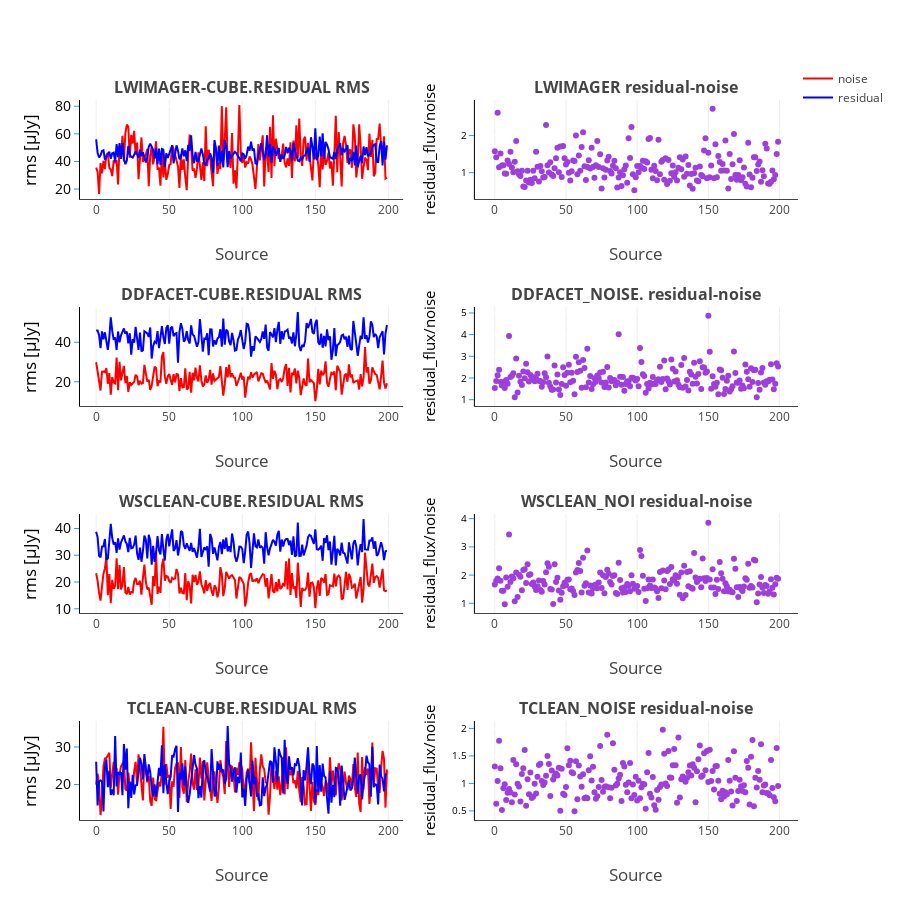

The cell this chart's notebook holds for it:
### Code cell
data = []
im_titles =[]
TO_MICRO = 1E6

for residual_image, noise_image in res_noise_images.items():
    header1 = residual_image[:-5][23:]
    header2 = noise_image[:-17][:]
    im_titles.append('<b>{:s} RMS</b>'.format(header1.upper()))
    im_titles.append('<b>{:s} residual-noise</b>'.format(header2.upper()))

fig = tools.make_subplots(rows=len(res_noise_images), cols=2, shared_yaxes=False, print_grid=False,
                          #horizontal_spacing = 0.25,
                          vertical_spacing = 0.15,
                          subplot_titles=im_titles)
i=0
j=0
counter = 0
for residual_image, noise_image in res_noise_images.items():
    counter+=1
    rmss = []
    residuals = []
    res_noise_ratio = []
    imager = residual_image
    k = 0
    for res_src in res[imager]:
        residuals.append(res_src[0])
        rmss.append(res_src[1])
        res_noise_ratio.append(res_src[2])
        k += 1
    fig.append_trace(go.Scatter(x=range(len(rmss)), y=np.array(rmss)*TO_MICRO, mode = 'lines',
                                showlegend=True if i == 0 else False,
                                text = name_labels, name = 'noise',
                                marker = dict(color = 'rgb(255,0,0)'),
                                error_y=dict(type='data', #array=SCALE_ERR,
                                             color='rgb(158, 63, 221)', visible=True)), i+1, 1)
    fig.append_trace(go.Scatter(x=range(len(rmss)), y=np.array(residuals)*TO_MICRO, mode = 'lines',
                                showlegend=True if i == 0 else False,
                                text = name_labels, name = 'residual',
                                marker = dict(color='rgb(0,0,255)'),
                                error_y=dict(type='data', #array=SCALE_ERR,
                                             color='rgb(158, 63, 221)', visible=True)), i+1, 1)
    fig.append_trace(go.Scatter(x=range(len(rmss)), y=np.array(res_noise_ratio),
                                mode = 'markers', showlegend=False,
                                text = name_labels,# name = '%s flux_ratio' % imager,
                                 marker = dict(color='rgb(158, 63, 221)'),
                                error_y=dict(type='data',
                                             color='rgb(158, 63, 221)', visible=True)), i+1, 2)
    pi,sin,cos = np.pi,np.sin,np.cos
    fig['layout'].update(title='', height=900, width=900,
                         paper_bgcolor='rgb(255,255,255)', #plot_bgcolor='rgb(229,229,229)',
                         legend=dict(xanchor=True, x=1.0,y=1.05)
                        )
    fig['layout'].update(
        {'yaxis{}'.format(counter+i):YAxis(title=u'rms [μJy]',gridcolor='rgb(255,255,255)',
                                           color='rgb(0,0,0)',
        #range=[1,10],
        tickfont=dict(size=14, color='rgb(0,0,0)'),
        titlefont=dict(size=17),
        showgrid=True,
        showline=True,
        showticklabels=True,
        tickcolor='rgb(51,153,225)',
        ticks='outside',
        zeroline=False)})
    fig['layout'].update(
        {'yaxis{}'.format(counter+i+1):YAxis(title='residual_flux/noise',gridcolor='rgb(255,255,255)',
                                             color='rgb(0,0,0)',
                                             range=res_axis_min_max if _scaley.value else [],
        #range=[1,10],
        tickfont=dict(size=10, color='rgb(0,0,0)'),
        titlefont=dict(size=15),
        showgrid=True,
        showline=True,
        showticklabels=True,
        tickcolor='rgb(51,153,225)',
        ticks='outside',
        zeroline=False)})
    fig['layout'].update({'xaxis{}'.format(counter+i):XAxis(title='Source',
                                                            titlefont=dict(size=17),
                                                            showline=True,
                                                            zeroline=False, position=0.0, overlaying='x',)})
    fig['layout'].update({'xaxis{}'.format(counter+i+1):XAxis(title='Source',
                                                              titlefont=dict(size=17),
                                                              showline=True,
                                                              zeroline=False)}# domain=[0.505, 0.8])}
        )
    i+=1
    j+=0.285
py.iplot(fig, filename='make-subplots-multiple-with-titles')

### Figure 1 — Plotly figure (JSON) as saved in the notebook; plotly's stock layout.template omitted (floating-point values rounded to 4 significant figures; data arrays with more than 128 entries replaced by an {"elided": "..."} marker saying what was removed)
{"data": [{"error_y": {"color": "rgb(158, 63, 221)", "type": "data", "visible": true}, "marker": {"color": "rgb(255,0,0)"}, "mode": "lines", "name": "noise", "showlegend": true, "text": ["bq271", "bn012", "T032a", "bm323", "ce121", "ai091a", "Z182", "ca181", "F331", "M043a", "cd071", "cf102", "ag223", "be122", "bs132", "bg351", "I001", "br052", "bx222", "R062", "bd052", "ab203", "N212", "by032", "ak251", "af313", "au153", "ac301", "A290", "ah071", "M043", "cg121", "cc342", "bc013", "al041", "ax213", "ax213a", "az321", "ar351", "B332", "cb291", "ao122", "D032", "Y270", "X110", "aq242", "as082", "K221", "V211", "bv291", "H342", "ae331", "ai091", "aj052", "ad112", "W261", "S292", "L081", "av292", "ay002", "T032", "P142", "bl101", "U352", "G213", "E110", "aw032", "C192", "bu033", "aa231", "J241", "O281", "bb012", "at011", "ap042", "am062", "bi032", "bh041", "Q311", "an091", "bk193", "bt291", "ba002", "bj352", "bp222", "bz061", "bf020", "bw332", "bo031"], "type": "scatter", "x": {"elided": "200 int values"}, "xaxis": "x1", "y": {"elided": "200 float values"}, "yaxis": "y1"}, {"error_y": {"color": "rgb(158, 63, 221)", "type": "data", "visible": true}, "marker": {"color": "rgb(0,0,255)"}, "mode": "lines", "name": "residual", "showlegend": true, "text": ["bq271", "bn012", "T032a", "bm323", "ce121", "ai091a", "Z182", "ca181", "F331", "M043a", "cd071", "cf102", "ag223", "be122", "bs132", "bg351", "I001", "br052", "bx222", "R062", "bd052", "ab203", "N212", "by032", "ak251", "af313", "au153", "ac301", "A290", "ah071", "M043", "cg121", "cc342", "bc013", "al041", "ax213", "ax213a", "az321", "ar351", "B332", "cb291", "ao122", "D032", "Y270", "X110", "aq242", "as082", "K221", "V211", "bv291", "H342", "ae331", "ai091", "aj052", "ad112", "W261", "S292", "L081", "av292", "ay002", "T032", "P142", "bl101", "U352", "G213", "E110", "aw032", "C192", "bu033", "aa231", "J241", "O281", "bb012", "at011", "ap042", "am062", "bi032", "bh041", "Q311", "an091", "bk193", "bt291", "ba002", "bj352", "bp222", "bz061", "bf020", "bw332", "bo031"], "type": "scatter", "x": {"elided": "200 int values"}, "xaxis": "x1", "y": {"elided": "200 float values"}, "yaxis": "y1"}, {"error_y": {"color": "rgb(158, 63, 221)", "type": "data", "visible": true}, "marker": {"color": "rgb(158, 63, 221)"}, "mode": "markers", "showlegend": false, "text": ["bq271", "bn012", "T032a", "bm323", "ce121", "ai091a", "Z182", "ca181", "F331", "M043a", "cd071", "cf102", "ag223", "be122", "bs132", "bg351", "I001", "br052", "bx222", "R062", "bd052", "ab203", "N212", "by032", "ak251", "af313", "au153", "ac301", "A290", "ah071", "M043", "cg121", "cc342", "bc013", "al041", "ax213", "ax213a", "az321", "ar351", "B332", "cb291", "ao122", "D032", "Y270", "X110", "aq242", "as082", "K221", "V211", "bv291", "H342", "ae331", "ai091", "aj052", "ad112", "W261", "S292", "L081", "av292", "ay002", "T032", "P142", "bl101", "U352", "G213", "E110", "aw032", "C192", "bu033", "aa231", "J241", "O281", "bb012", "at011", "ap042", "am062", "bi032", "bh041", "Q311", "an091", "bk193", "bt291", "ba002", "bj352", "bp222", "bz061", "bf020", "bw332", "bo031"], "type": "scatter", "x": {"elided": "200 int values"}, "xaxis": "x2", "y": {"elided": "200 float values"}, "yaxis": "y2"}, {"error_y": {"color": "rgb(158, 63, 221)", "type": "data", "visible": true}, "marker": {"color": "rgb(255,0,0)"}, "mode": "lines", "name": "noise", "showlegend": false, "text": ["bq271", "bn012", "T032a", "bm323", "ce121", "ai091a", "Z182", "ca181", "F331", "M043a", "cd071", "cf102", "ag223", "be122", "bs132", "bg351", "I001", "br052", "bx222", "R062", "bd052", "ab203", "N212", "by032", "ak251", "af313", "au153", "ac301", "A290", "ah071", "M043", "cg121", "cc342", "bc013", "al041", "ax213", "ax213a", "az321", "ar351", "B332", "cb291", "ao122", "D032", "Y270", "X110", "aq242", "as082", "K221", "V211", "bv291", "H342", "ae331", "ai091", "aj052", "ad112", "W261", "S292", "L081", "av292", "ay002", "T032", "P142", "bl101", "U352", "G213", "E110", "aw032", "C192", "bu033", "aa231", "J241", "O281", "bb012", "at011", "ap042", "am062", "bi032", "bh041", "Q311", "an091", "bk193", "bt291", "ba002", "bj352", "bp222", "bz061", "bf020", "bw332", "bo031"], "type": "scatter", "x": {"elided": "200 int values"}, "xaxis": "x3", "y": {"elided": "200 float values"}, "yaxis": "y3"}, {"error_y": {"color": "rgb(158, 63, 221)", "type": "data", "visible": true}, "marker": {"color": "rgb(0,0,255)"}, "mode": "lines", "name": "residual", "showlegend": false, "text": ["bq271", "bn012", "T032a", "bm323", "ce121", "ai091a", "Z182", "ca181", "F331", "M043a", "cd071", "cf102", "ag223", "be122", "bs132", "bg351", "I001", "br052", "bx222", "R062", "bd052", "ab203", "N212", "by032", "ak251", "af313", "au153", "ac301", "A290", "ah071", "M043", "cg121", "cc342", "bc013", "al041", "ax213", "ax213a", "az321", "ar351", "B332", "cb291", "ao122", "D032", "Y270", "X110", "aq242", "as082", "K221", "V211", "bv291", "H342", "ae331", "ai091", "aj052", "ad112", "W261", "S292", "L081", "av292", "ay002", "T032", "P142", "bl101", "U352", "G213", "E110", "aw032", "C192", "bu033", "aa231", "J241", "O281", "bb012", "at011", "ap042", "am062", "bi032", "bh041", "Q311", "an091", "bk193", "bt291", "ba002", "bj352", "bp222", "bz061", "bf020", "bw332", "bo031"], "type": "scatter", "x": {"elided": "200 int values"}, "xaxis": "x3", "y": {"elided": "200 float values"}, "yaxis": "y3"}, {"error_y": {"color": "rgb(158, 63, 221)", "type": "data", "visible": true}, "marker": {"color": "rgb(158, 63, 221)"}, "mode": "markers", "showlegend": false, "text": ["bq271", "bn012", "T032a", "bm323", "ce121", "ai091a", "Z182", "ca181", "F331", "M043a", "cd071", "cf102", "ag223", "be122", "bs132", "bg351", "I001", "br052", "bx222", "R062", "bd052", "ab203", "N212", "by032", "ak251", "af313", "au153", "ac301", "A290", "ah071", "M043", "cg121", "cc342", "bc013", "al041", "ax213", "ax213a", "az321", "ar351", "B332", "cb291", "ao122", "D032", "Y270", "X110", "aq242", "as082", "K221", "V211", "bv291", "H342", "ae331", "ai091", "aj052", "ad112", "W261", "S292", "L081", "av292", "ay002", "T032", "P142", "bl101", "U352", "G213", "E110", "aw032", "C192", "bu033", "aa231", "J241", "O281", "bb012", "at011", "ap042", "am062", "bi032", "bh041", "Q311", "an091", "bk193", "bt291", "ba002", "bj352", "bp222", "bz061", "bf020", "bw332", "bo031"], "type": "scatter", "x": {"elided": "200 int values"}, "xaxis": "x4", "y": {"elided": "200 float values"}, "yaxis": "y4"}, {"error_y": {"color": "rgb(158, 63, 221)", "type": "data", "visible": true}, "marker": {"color": "rgb(255,0,0)"}, "mode": "lines", "name": "noise", "showlegend": false, "text": ["bq271", "bn012", "T032a", "bm323", "ce121", "ai091a", "Z182", "ca181", "F331", "M043a", "cd071", "cf102", "ag223", "be122", "bs132", "bg351", "I001", "br052", "bx222", "R062", "bd052", "ab203", "N212", "by032", "ak251", "af313", "au153", "ac301", "A290", "ah071", "M043", "cg121", "cc342", "bc013", "al041", "ax213", "ax213a", "az321", "ar351", "B332", "cb291", "ao122", "D032", "Y270", "X110", "aq242", "as082", "K221", "V211", "bv291", "H342", "ae331", "ai091", "aj052", "ad112", "W261", "S292", "L081", "av292", "ay002", "T032", "P142", "bl101", "U352", "G213", "E110", "aw032", "C192", "bu033", "aa231", "J241", "O281", "bb012", "at011", "ap042", "am062", "bi032", "bh041", "Q311", "an091", "bk193", "bt291", "ba002", "bj352", "bp222", "bz061", "bf020", "bw332", "bo031"], "type": "scatter", "x": {"elided": "200 int values"}, "xaxis": "x5", "y": {"elided": "200 float values"}, "yaxis": "y5"}, {"error_y": {"color": "rgb(158, 63, 221)", "type": "data", "visible": true}, "marker": {"color": "rgb(0,0,255)"}, "mode": "lines", "name": "residual", "showlegend": false, "text": ["bq271", "bn012", "T032a", "bm323", "ce121", "ai091a", "Z182", "ca181", "F331", "M043a", "cd071", "cf102", "ag223", "be122", "bs132", "bg351", "I001", "br052", "bx222", "R062", "bd052", "ab203", "N212", "by032", "ak251", "af313", "au153", "ac301", "A290", "ah071", "M043", "cg121", "cc342", "bc013", "al041", "ax213", "ax213a", "az321", "ar351", "B332", "cb291", "ao122", "D032", "Y270", "X110", "aq242", "as082", "K221", "V211", "bv291", "H342", "ae331", "ai091", "aj052", "ad112", "W261", "S292", "L081", "av292", "ay002", "T032", "P142", "bl101", "U352", "G213", "E110", "aw032", "C192", "bu033", "aa231", "J241", "O281", "bb012", "at011", "ap042", "am062", "bi032", "bh041", "Q311", "an091", "bk193", "bt291", "ba002", "bj352", "bp222", "bz061", "bf020", "bw332", "bo031"], "type": "scatter", "x": {"elided": "200 int values"}, "xaxis": "x5", "y": {"elided": "200 float values"}, "yaxis": "y5"}, {"error_y": {"color": "rgb(158, 63, 221)", "type": "data", "visible": true}, "marker": {"color": "rgb(158, 63, 221)"}, "mode": "markers", "showlegend": false, "text": ["bq271", "bn012", "T032a", "bm323", "ce121", "ai091a", "Z182", "ca181", "F331", "M043a", "cd071", "cf102", "ag223", "be122", "bs132", "bg351", "I001", "br052", "bx222", "R062", "bd052", "ab203", "N212", "by032", "ak251", "af313", "au153", "ac301", "A290", "ah071", "M043", "cg121", "cc342", "bc013", "al041", "ax213", "ax213a", "az321", "ar351", "B332", "cb291", "ao122", "D032", "Y270", "X110", "aq242", "as082", "K221", "V211", "bv291", "H342", "ae331", "ai091", "aj052", "ad112", "W261", "S292", "L081", "av292", "ay002", "T032", "P142", "bl101", "U352", "G213", "E110", "aw032", "C192", "bu033", "aa231", "J241", "O281", "bb012", "at011", "ap042", "am062", "bi032", "bh041", "Q311", "an091", "bk193", "bt291", "ba002", "bj352", "bp222", "bz061", "bf020", "bw332", "bo031"], "type": "scatter", "x": {"elided": "200 int values"}, "xaxis": "x6", "y": {"elided": "200 float values"}, "yaxis": "y6"}, {"error_y": {"color": "rgb(158, 63, 221)", "type": "data", "visible": true}, "marker": {"color": "rgb(255,0,0)"}, "mode": "lines", "name": "noise", "showlegend": false, "text": ["bq271", "bn012", "T032a", "bm323", "ce121", "ai091a", "Z182", "ca181", "F331", "M043a", "cd071", "cf102", "ag223", "be122", "bs132", "bg351", "I001", "br052", "bx222", "R062", "bd052", "ab203", "N212", "by032", "ak251", "af313", "au153", "ac301", "A290", "ah071", "M043", "cg121", "cc342", "bc013", "al041", "ax213", "ax213a", "az321", "ar351", "B332", "cb291", "ao122", "D032", "Y270", "X110", "aq242", "as082", "K221", "V211", "bv291", "H342", "ae331", "ai091", "aj052", "ad112", "W261", "S292", "L081", "av292", "ay002", "T032", "P142", "bl101", "U352", "G213", "E110", "aw032", "C192", "bu033", "aa231", "J241", "O281", "bb012", "at011", "ap042", "am062", "bi032", "bh041", "Q311", "an091", "bk193", "bt291", "ba002", "bj352", "bp222", "bz061", "bf020", "bw332", "bo031"], "type": "scatter", "x": {"elided": "200 int values"}, "xaxis": "x7", "y": {"elided": "200 float values"}, "yaxis": "y7"}, {"error_y": {"color": "rgb(158, 63, 221)", "type": "data", "visible": true}, "marker": {"color": "rgb(0,0,255)"}, "mode": "lines", "name": "residual", "showlegend": false, "text": ["bq271", "bn012", "T032a", "bm323", "ce121", "ai091a", "Z182", "ca181", "F331", "M043a", "cd071", "cf102", "ag223", "be122", "bs132", "bg351", "I001", "br052", "bx222", "R062", "bd052", "ab203", "N212", "by032", "ak251", "af313", "au153", "ac301", "A290", "ah071", "M043", "cg121", "cc342", "bc013", "al041", "ax213", "ax213a", "az321", "ar351", "B332", "cb291", "ao122", "D032", "Y270", "X110", "aq242", "as082", "K221", "V211", "bv291", "H342", "ae331", "ai091", "aj052", "ad112", "W261", "S292", "L081", "av292", "ay002", "T032", "P142", "bl101", "U352", "G213", "E110", "aw032", "C192", "bu033", "aa231", "J241", "O281", "bb012", "at011", "ap042", "am062", "bi032", "bh041", "Q311", "an091", "bk193", "bt291", "ba002", "bj352", "bp222", "bz061", "bf020", "bw332", "bo031"], "type": "scatter", "x": {"elided": "200 int values"}, "xaxis": "x7", "y": {"elided": "200 float values"}, "yaxis": "y7"}, {"error_y": {"color": "rgb(158, 63, 221)", "type": "data", "visible": true}, "marker": {"color": "rgb(158, 63, 221)"}, "mode": "markers", "showlegend": false, "text": ["bq271", "bn012", "T032a", "bm323", "ce121", "ai091a", "Z182", "ca181", "F331", "M043a", "cd071", "cf102", "ag223", "be122", "bs132", "bg351", "I001", "br052", "bx222", "R062", "bd052", "ab203", "N212", "by032", "ak251", "af313", "au153", "ac301", "A290", "ah071", "M043", "cg121", "cc342", "bc013", "al041", "ax213", "ax213a", "az321", "ar351", "B332", "cb291", "ao122", "D032", "Y270", "X110", "aq242", "as082", "K221", "V211", "bv291", "H342", "ae331", "ai091", "aj052", "ad112", "W261", "S292", "L081", "av292", "ay002", "T032", "P142", "bl101", "U352", "G213", "E110", "aw032", "C192", "bu033", "aa231", "J241", "O281", "bb012", "at011", "ap042", "am062", "bi032", "bh041", "Q311", "an091", "bk193", "bt291", "ba002", "bj352", "bp222", "bz061", "bf020", "bw332", "bo031"], "type": "scatter", "x": {"elided": "200 int values"}, "xaxis": "x8", "y": {"elided": "200 float values"}, "yaxis": "y8"}], "layout": {"annotations": [{"font": {"size": 16}, "showarrow": false, "text": "<b>LWIMAGER-CUBE.RESIDUAL RMS</b>", "x": 0.225, "xanchor": "center", "xref": "paper", "y": 1, "yanchor": "bottom", "yref": "paper"}, {"font": {"size": 16}, "showarrow": false, "text": "<b>LWIMAGER residual-noise</b>", "x": 0.775, "xanchor": "center", "xref": "paper", "y": 1, "yanchor": "bottom", "yref": "paper"}, {"font": {"size": 16}, "showarrow": false, "text": "<b>DDFACET-CUBE.RESIDUAL RMS</b>", "x": 0.225, "xanchor": "center", "xref": "paper", "y": 0.7125, "yanchor": "bottom", "yref": "paper"}, {"font": {"size": 16}, "showarrow": false, "text": "<b>DDFACET_NOISE. residual-noise</b>", "x": 0.775, "xanchor": "center", "xref": "paper", "y": 0.7125, "yanchor": "bottom", "yref": "paper"}, {"font": {"size": 16}, "showarrow": false, "text": "<b>WSCLEAN-CUBE.RESIDUAL RMS</b>", "x": 0.225, "xanchor": "center", "xref": "paper", "y": 0.425, "yanchor": "bottom", "yref": "paper"}, {"font": {"size": 16}, "showarrow": false, "text": "<b>WSCLEAN_NOI residual-noise</b>", "x": 0.775, "xanchor": "center", "xref": "paper", "y": 0.425, "yanchor": "bottom", "yref": "paper"}, {"font": {"size": 16}, "showarrow": false, "text": "<b>TCLEAN-CUBE.RESIDUAL RMS</b>", "x": 0.225, "xanchor": "center", "xref": "paper", "y": 0.1375, "yanchor": "bottom", "yref": "paper"}, {"font": {"size": 16}, "showarrow": false, "text": "<b>TCLEAN_NOISE residual-noise</b>", "x": 0.775, "xanchor": "center", "xref": "paper", "y": 0.1375, "yanchor": "bottom", "yref": "paper"}], "height": 900, "legend": {"x": 1, "xanchor": true, "y": 1.05}, "paper_bgcolor": "rgb(255,255,255)", "title": "", "width": 900, "xaxis1": {"anchor": "y1", "domain": [0, 0.45], "overlaying": "x", "position": 0, "showline": true, "title": "Source", "titlefont": {"size": 17}, "zeroline": false}, "xaxis2": {"anchor": "y2", "domain": [0.55, 1], "showline": true, "title": "Source", "titlefont": {"size": 17}, "zeroline": false}, "xaxis3": {"anchor": "y3", "domain": [0, 0.45], "overlaying": "x", "position": 0, "showline": true, "title": "Source", "titlefont": {"size": 17}, "zeroline": false}, "xaxis4": {"anchor": "y4", "domain": [0.55, 1], "showline": true, "title": "Source", "titlefont": {"size": 17}, "zeroline": false}, "xaxis5": {"anchor": "y5", "domain": [0, 0.45], "overlaying": "x", "position": 0, "showline": true, "title": "Source", "titlefont": {"size": 17}, "zeroline": false}, "xaxis6": {"anchor": "y6", "domain": [0.55, 1], "showline": true, "title": "Source", "titlefont": {"size": 17}, "zeroline": false}, "xaxis7": {"anchor": "y7", "domain": [0, 0.45], "overlaying": "x", "position": 0, "showline": true, "title": "Source", "titlefont": {"size": 17}, "zeroline": false}, "xaxis8": {"anchor": "y8", "domain": [0.55, 1], "showline": true, "title": "Source", "titlefont": {"size": 17}, "zeroline": false}, "yaxis1": {"anchor": "x1", "color": "rgb(0,0,0)", "domain": [0.8625, 1], "gridcolor": "rgb(255,255,255)", "showgrid": true, "showline": true, "showticklabels": true, "tickcolor": "rgb(51,153,225)", "tickfont": {"color": "rgb(0,0,0)", "size": 14}, "ticks": "outside", "title": "rms [μJy]", "titlefont": {"size": 17}, "zeroline": false}, "yaxis2": {"anchor": "x2", "color": "rgb(0,0,0)", "domain": [0.8625, 1], "gridcolor": "rgb(255,255,255)", "range": [], "showgrid": true, "showline": true, "showticklabels": true, "tickcolor": "rgb(51,153,225)", "tickfont": {"color": "rgb(0,0,0)", "size": 10}, "ticks": "outside", "title": "residual_flux/noise", "titlefont": {"size": 15}, "zeroline": false}, "yaxis3": {"anchor": "x3", "color": "rgb(0,0,0)", "domain": [0.575, 0.7125], "gridcolor": "rgb(255,255,255)", "showgrid": true, "showline": true, "showticklabels": true, "tickcolor": "rgb(51,153,225)", "tickfont": {"color": "rgb(0,0,0)", "size": 14}, "ticks": "outside", "title": "rms [μJy]", "titlefont": {"size": 17}, "zeroline": false}, "yaxis4": {"anchor": "x4", "color": "rgb(0,0,0)", "domain": [0.575, 0.7125], "gridcolor": "rgb(255,255,255)", "range": [], "showgrid": true, "showline": true, "showticklabels": true, "tickcolor": "rgb(51,153,225)", "tickfont": {"color": "rgb(0,0,0)", "size": 10}, "ticks": "outside", "title": "residual_flux/noise", "titlefont": {"size": 15}, "zeroline": false}, "yaxis5": {"anchor": "x5", "color": "rgb(0,0,0)", "domain": [0.2875, 0.425], "gridcolor": "rgb(255,255,255)", "showgrid": true, "showline": true, "showticklabels": true, "tickcolor": "rgb(51,153,225)", "tickfont": {"color": "rgb(0,0,0)", "size": 14}, "ticks": "outside", "title": "rms [μJy]", "titlefont": {"size": 17}, "zeroline": false}, "yaxis6": {"anchor": "x6", "color": "rgb(0,0,0)", "domain": [0.2875, 0.425], "gridcolor": "rgb(255,255,255)", "range": [], "showgrid": true, "showline": true, "showticklabels": true, "tickcolor": "rgb(51,153,225)", "tickfont": {"color": "rgb(0,0,0)", "size": 10}, "ticks": "outside", "title": "residual_flux/noise", "titlefont": {"size": 15}, "zeroline": false}, "yaxis7": {"anchor": "x7", "color": "rgb(0,0,0)", "domain": [0, 0.1375], "gridcolor": "rgb(255,255,255)", "showgrid": true, "showline": true, "showticklabels": true, "tickcolor": "rgb(51,153,225)", "tickfont": {"color": "rgb(0,0,0)", "size": 14}, "ticks": "outside", "title": "rms [μJy]", "titlefont": {"size": 17}, "zeroline": false}, "yaxis8": {"anchor": "x8", "color": "rgb(0,0,0)", "domain": [0, 0.1375], "gridcolor": "rgb(255,255,255)", "range": [], "showgrid": true, "showline": true, "showticklabels": true, "tickcolor": "rgb(51,153,225)", "tickfont": {"color": "rgb(0,0,0)", "size": 10}, "ticks": "outside", "title": "residual_flux/noise", "titlefont": {"size": 15}, "zeroline": false}}}
